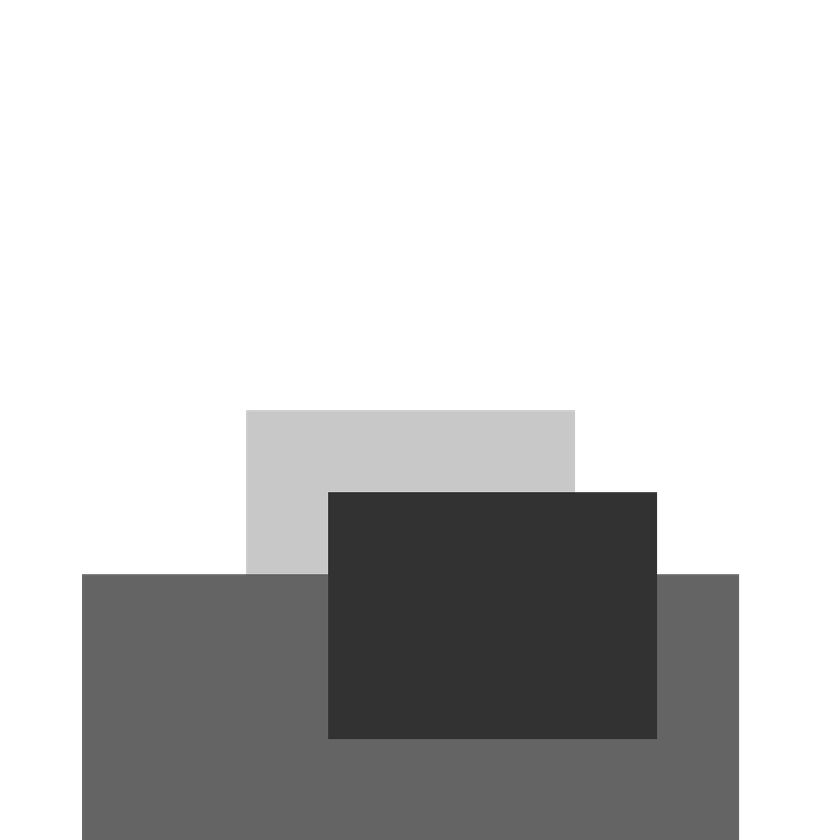
#> input picture assets/body.png, 840 x 840 px, shrunk from 1024 x 1024 before the run; the run also reads 3 pictures not shown here
$ python compositor.py
#> lines starting #> are read from the running program, lines starting #| are printed output that depends on the picture
### utils.py
import os
import sys
import shutil
import hashlib
import subprocess
import re
from pathlib import Path

DEFAULT_VOICE = "es-MX-DaliaNeural"
BASE_DIR = Path(__file__).parent.resolve()
CACHE_AUDIO_DIR = BASE_DIR / "cache" / "audio"
PUBLIC_AUDIO_DIR = BASE_DIR / "remotion-app" / "public" / "audio"

def ensure_dir(path):
    """Crea un directorio si no existe y retorna un objeto Path."""
    p = Path(path)
    p.mkdir(parents=True, exist_ok=True)
    return p

# [142 lines left out: functions get_audio_hash, get_audio_duration_seconds, split_script, generate_audio, prepare_script_audio, get_rhubarb_path, not called in this run]

### compositor.py
import os
import json
import subprocess
import math
from pathlib import Path
import numpy as np
from PIL import Image
from moviepy import VideoClip, AudioFileClip, concatenate_videoclips

from utils import split_script, generate_audio, get_rhubarb_path, ensure_dir, DEFAULT_VOICE

# Configuración
GUION_FILE = "guion.txt"
OUTPUT_DIR = "resultados_finales"
VOICE = DEFAULT_VOICE
FPS = 24

def load_avatar_assets(assets_dir="assets"):
    """Carga y valida todas las capas de imagen PNG para el avatar 2D."""
#> called with assets_dir = 'assets'
    base_path = Path(assets_dir)
    if not base_path.exists():
        raise FileNotFoundError(
            f"No se encontró el directorio '{assets_dir}'. "
            "Ejecuta 'python preparar_personaje.py' para generar los assets base."
        )

    try:
        body_img = Image.open(base_path / 'body.png').convert("RGBA")
#> body_img is the input picture: PIL image 840x840 RGBA; mean R, G, B, A 32.8, 32.8, 32.8, 85.1
        hair_img = Image.open(base_path / 'hair.png').convert("RGBA")
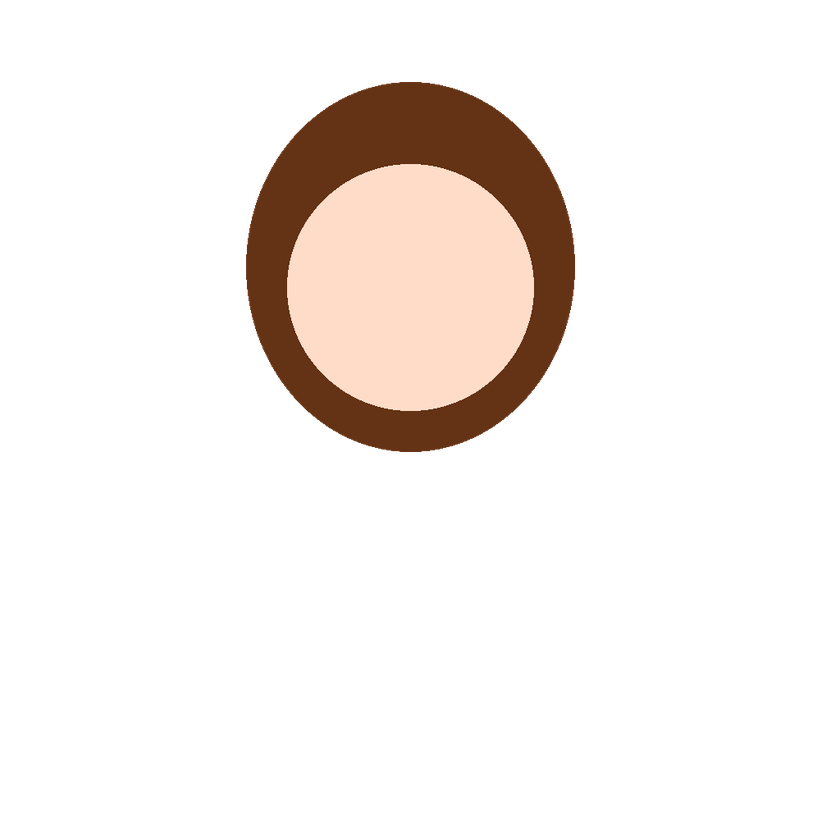
#> input picture assets/hair.png, 840 x 840 px, shrunk from 1024 x 1024 before the run
#> hair_img is the input picture: PIL image 840x840 RGBA; mean R, G, B, A 24.3, 18.4, 14.9, 34.5

        eyes_forward = Image.open(base_path / 'eyes' / 'eyes_forward.png').convert("RGBA")
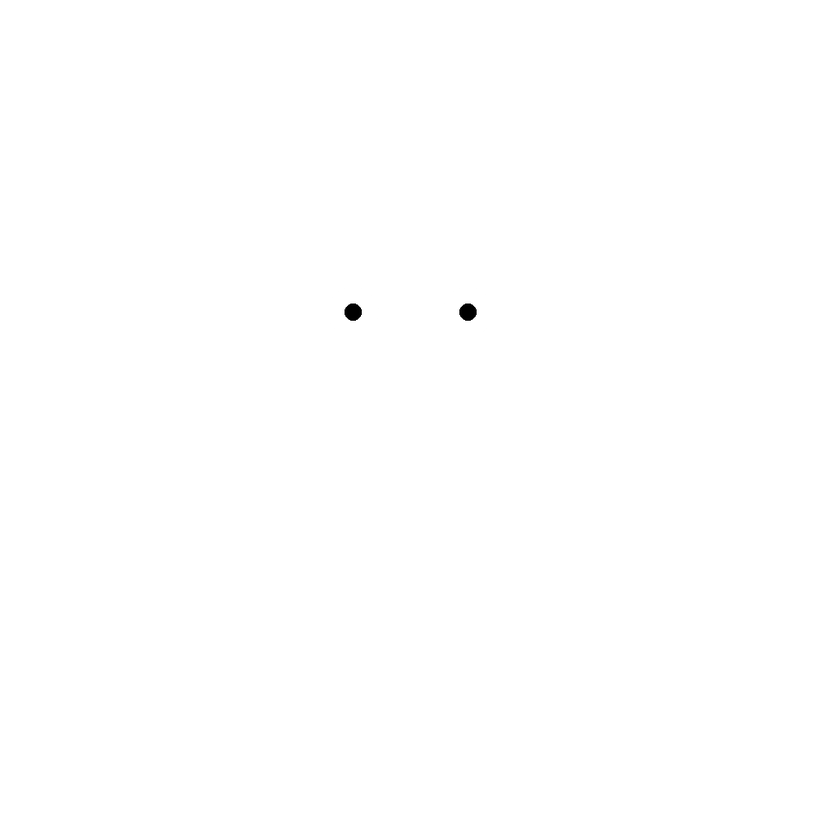
#> input picture assets/eyes/eyes_forward.png, 840 x 840 px, shrunk from 1024 x 1024 before the run
#> eyes_forward is the input picture: PIL image 840x840 RGBA; mean R, G, B, A 1.4, 1.4, 1.4, 1.4
        eyes_screen = Image.open(base_path / 'eyes' / 'eyes_screen.png').convert("RGBA")
        eyes_blink = Image.open(base_path / 'eyes' / 'eyes_blink.png').convert("RGBA")

        mouths = {
            shape: Image.open(base_path / 'mouth' / f'mouth_{shape}.png').convert("RGBA")
            for shape in ['A', 'B', 'C', 'D', 'E', 'F', 'X']
        }
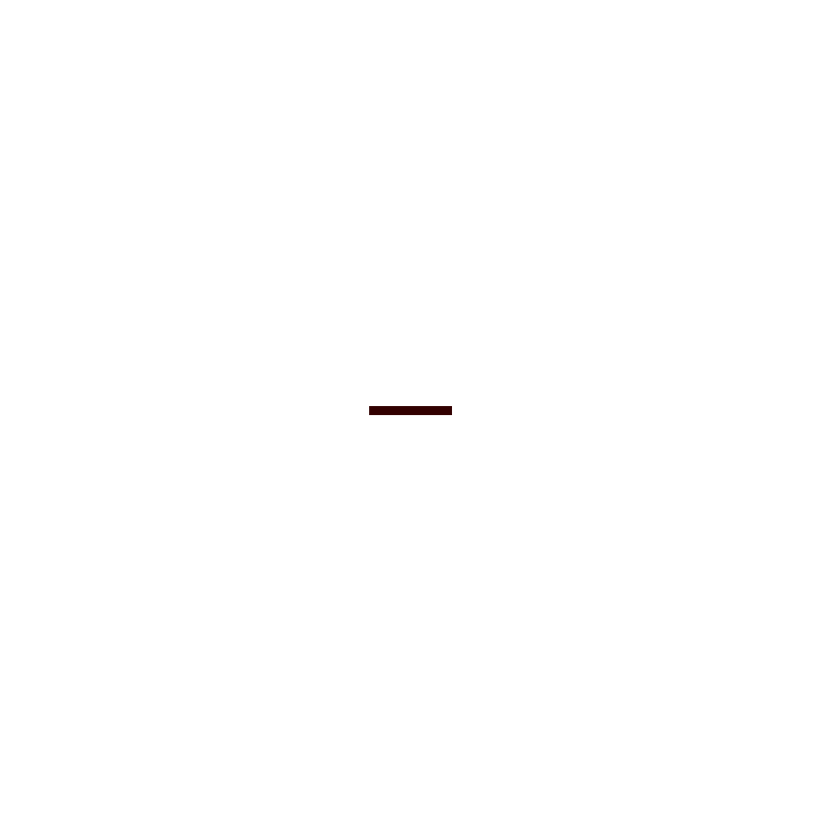
#> input picture assets/mouth/mouth_B.png, 840 x 840 px, shrunk from 1024 x 1024 before the run
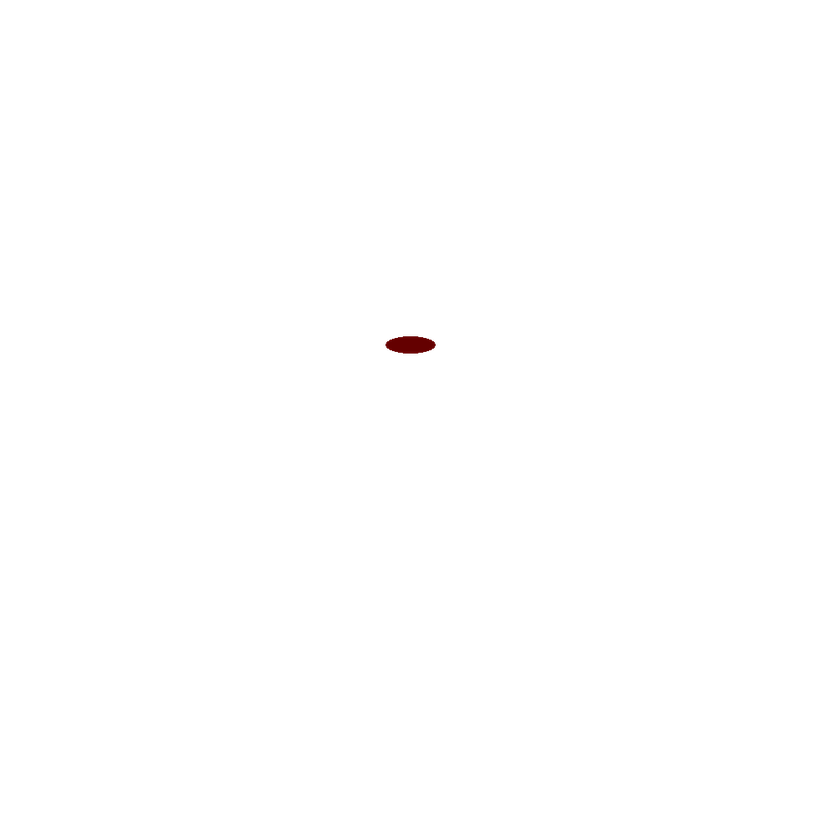
#> input picture assets/mouth/mouth_C.png, 840 x 840 px, shrunk from 1024 x 1024 before the run

        hands = {
            1: Image.open(base_path / 'hands' / 'hands_type_1.png').convert("RGBA"),
            2: Image.open(base_path / 'hands' / 'hands_type_2.png').convert("RGBA"),
            3: Image.open(base_path / 'hands' / 'hands_type_3.png').convert("RGBA"),
        }
        return {
            'body': body_img,
            'hair': hair_img,
            'eyes_forward': eyes_forward,
            'eyes_screen': eyes_screen,
            'eyes_blink': eyes_blink,
            'mouths': mouths,
            'hands': hands
        }
    except Exception as e:
        raise RuntimeError(
            f"Error cargando assets desde '{assets_dir}': {e}. "
            "Asegúrate de ejecutar 'python preparar_personaje.py'."
        ) from e

def run_pipeline():
    ensure_dir(OUTPUT_DIR)

    print("[*] Cargando assets de imagen...")
    try:
        assets = load_avatar_assets()
    except Exception as e:
        print(f"[!] {e}")
        return

    body_img = assets['body']
    hair_img = assets['hair']
    eyes_forward = assets['eyes_forward']
    eyes_screen = assets['eyes_screen']
    eyes_blink = assets['eyes_blink']
    mouths = assets['mouths']
    hands = assets['hands']

    rhubarb_exe = get_rhubarb_path()
    if not os.path.exists(rhubarb_exe):
        print(f"[!] No se encontró el ejecutable de Rhubarb Lip Sync en: {rhubarb_exe}")
        print("[!] Ejecuta 'python download_rhubarb.py' para descargarlo automáticamente.")
        return

    chunks = split_script(GUION_FILE)
    clips = []

    try:
        for i, text in enumerate(chunks, 1):
            print(f"\n======================================")
            print(f"[*] Procesando bloque {i}/{len(chunks)}...")
            print(f"======================================")

            # 1. Generación de Audio
            audio_mp3_path = f"{OUTPUT_DIR}/audio_{i}.mp3"
            audio_path = f"{OUTPUT_DIR}/audio_{i}.wav"
            print("[*] Generando audio TTS...")
            generate_audio(text, audio_mp3_path, voice=VOICE)

            # Convertir a WAV (requerido por Rhubarb Lip Sync) usando FFmpeg
            subprocess.run([
                "ffmpeg", "-y", "-i", audio_mp3_path,
                "-acodec", "pcm_s16le", "-ar", "16000", audio_path
            ], check=True, stdout=subprocess.DEVNULL, stderr=subprocess.DEVNULL)

            # 2. Análisis de Lip Sync con Rhubarb (con Caché SHA-256)
            viseme_path = f"{OUTPUT_DIR}/visemes_{i}.json"
            if not os.path.exists(viseme_path) or os.path.getsize(viseme_path) == 0:
                print("[*] Analizando audio para sincronización labial (visemas)...")
                subprocess.run([
                    rhubarb_exe,
                    "-f", "json",
                    "-o", viseme_path,
                    audio_path
                ], check=True, stdout=subprocess.DEVNULL)
            else:
                print("[*] Reutilizando visemas de Rhubarb desde caché.")

            # Cargar visemas producidos por Rhubarb
            with open(viseme_path, 'r', encoding='utf-8') as f:
                cues = json.load(f).get('mouthCues', [])

            audio_clip = AudioFileClip(audio_path)
            duration = audio_clip.duration

            # [48 lines left out: function make_frame, not called in this run]

            video = VideoClip(make_frame, duration=duration)
            video = video.with_audio(audio_clip)
            clips.append(video)

        print("\n[*] Uniendo y renderizando video final...")
        final_video = concatenate_videoclips(clips)
        final_video.write_videofile("video_completo.mp4", fps=FPS, codec="libx264", audio_codec="aac")
        final_video.close()
        print("\n[+] Proceso finalizado con éxito. El video se guardó en 'video_completo.mp4'.")
    finally:
        # Liberación explícita de recursos y clips de MoviePy para prevenir leaks de descriptores de archivo
        for c in clips:
            try:
                c.close()
            except Exception:
                pass

if __name__ == "__main__":
    run_pipeline()
